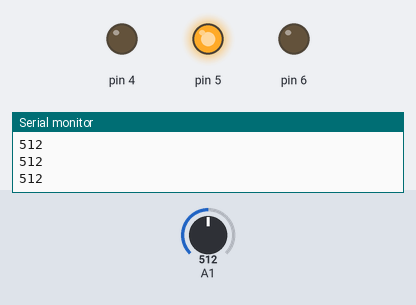
Bench run of a sketch on a simulated Arduino Uno, built with avr-gcc and run on an emulated ATmega328P. Shown: output pins drawn as LEDs (lit = HIGH), the last lines printed to the serial monitor. The inputs (shaded band) are chosen by the test bench; at power-on: A1 = 512.

Above: at 1.2 s.
1.3 s: A1 set to 556
2.8 s: A1 set to 585
At 3.1 s:
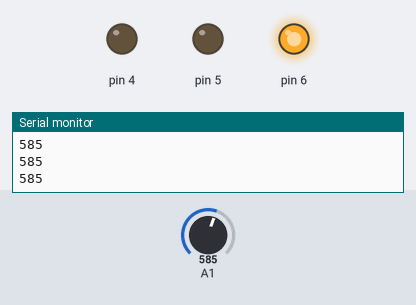
4.3 s: A1 set to 306
At 5.4 s:
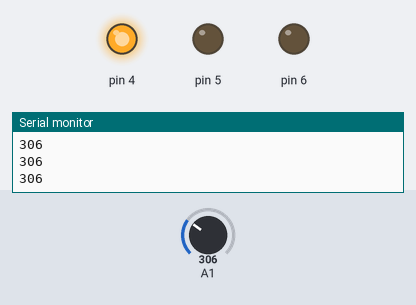
5.8 s: A1 set to 426
7.3 s: A1 set to 451
At 7.7 s:
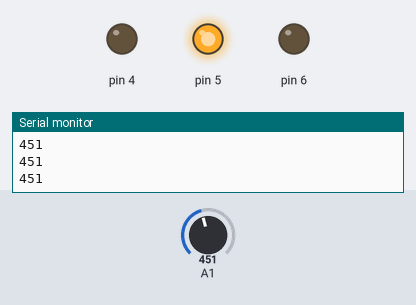
8.8 s: A1 set to 716
At 10.1 s:
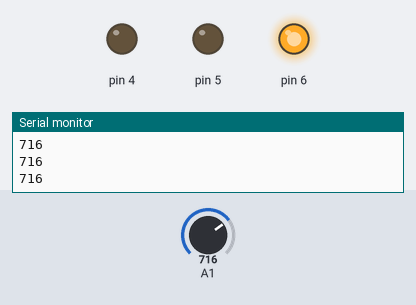
Timing chart, 0 to 11.3 s (numbered marks = the images above; inputs shaded):
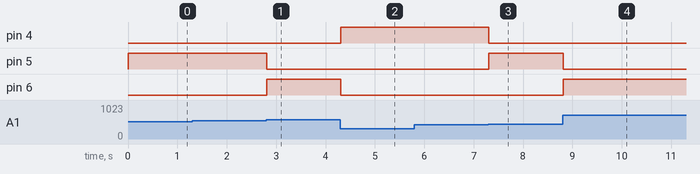

Measured:
- the behaviour switches between 574 and 575 on A1 (found by bisection; images 0 and 1)
- the behaviour switches between 439 and 440 on A1 (found by bisection; images 2 and 3)
- after the input at 2.8 s, pin 5: HIGH → LOW at once; pin 6: LOW → HIGH at once
- after the input at 4.3 s, pin 4: LOW → HIGH at once; pin 6: HIGH → LOW at once
- after the input at 7.3 s, pin 4: HIGH → LOW at once; pin 5: LOW → HIGH at once
- after the input at 8.8 s, pin 5: HIGH → LOW at once; pin 6: LOW → HIGH at once

The sketch:

Gas_sensor_RGB_Led.ino
```cpp
int value;
void setup()
{
  Serial.begin(9600);
  pinMode(A1, INPUT);
  pinMode(4, OUTPUT);
  pinMode(5, OUTPUT);
  pinMode(6, OUTPUT);
}

void loop()
{
  int gas = analogRead(1);
  Serial.println(gas);
  value = map(gas, 300, 750, 0, 100);
  if(value <= 30){
    digitalWrite(4, HIGH);
    digitalWrite(5, LOW);
    digitalWrite(6, LOW);
  }else if(value <= 60){
    digitalWrite(4, LOW);
    digitalWrite(5, HIGH);
    digitalWrite(6, LOW);
  }else{
    digitalWrite(4, LOW);
    digitalWrite(5, LOW);
    digitalWrite(6, HIGH);
  }
}
```
